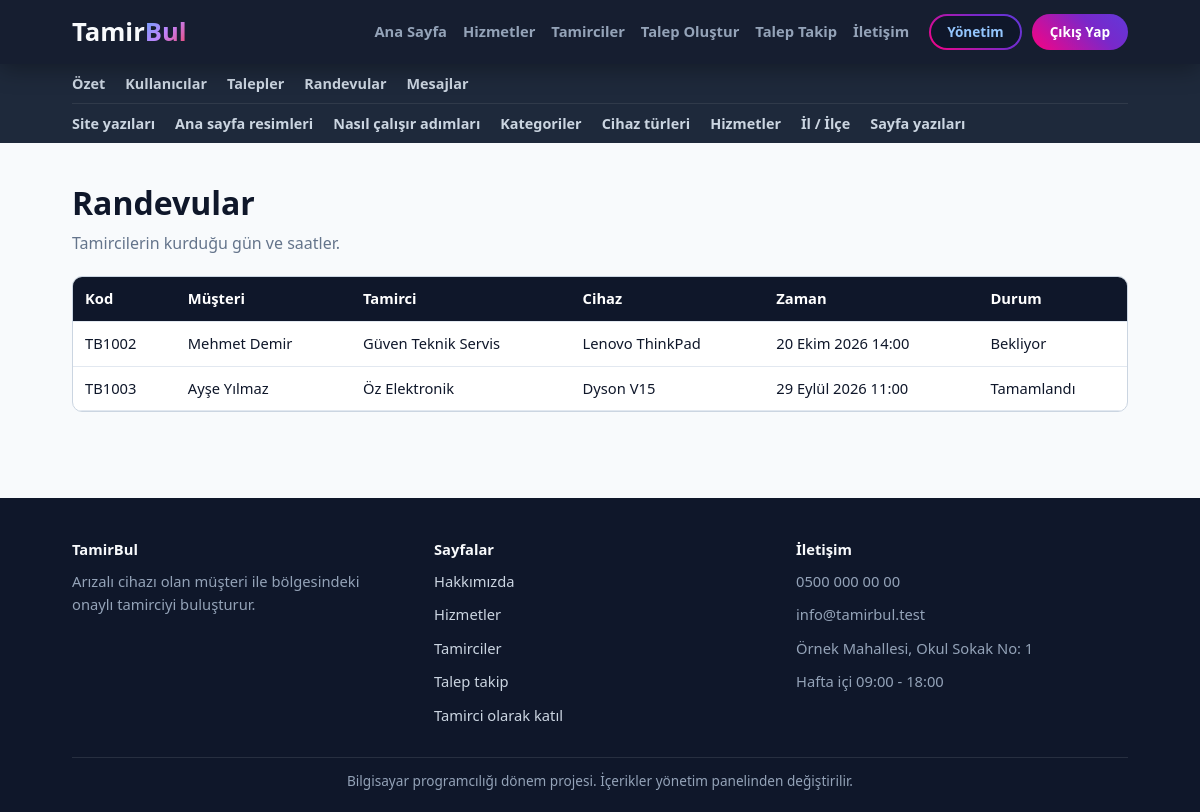
Screenshot of /admin/randevular.php (signed in) with the database file from the repository.
### tables this page shows
CREATE TABLE site_ayarlari (
    id INT AUTO_INCREMENT PRIMARY KEY,  
    anahtar VARCHAR(50) NOT NULL UNIQUE,  
    deger TEXT NOT NULL,  
    etiket VARCHAR(100) NOT NULL DEFAULT ''  
);

CREATE TABLE randevular (
    id INT AUTO_INCREMENT PRIMARY KEY,  
    talep_id INT NOT NULL,  
    tamirci_id INT NOT NULL,  
    randevu_tarihi DATE NOT NULL,  
    randevu_saati VARCHAR(10) NOT NULL,  
    durum VARCHAR(30) NOT NULL,  
    not_metni TEXT NOT NULL  
);

CREATE TABLE talepler (
    id INT AUTO_INCREMENT PRIMARY KEY,  
    musteri_id INT NOT NULL,  
    hizmet_id INT NULL,  
    tamirci_id INT NULL,  
    kategori_id INT NOT NULL,  
    cihaz_turu VARCHAR(80) NOT NULL,  
    marka VARCHAR(50) NOT NULL,  
    model VARCHAR(50) NOT NULL,  
    ariza TEXT NOT NULL,  
    resim VARCHAR(255) NOT NULL DEFAULT '',  
    sehir VARCHAR(50) NOT NULL,  
    ilce VARCHAR(50) NOT NULL,  
    durum VARCHAR(30) NOT NULL,  
    takip_kodu VARCHAR(20) NOT NULL,  
    puan TINYINT NOT NULL DEFAULT 0,  
    olusturma_tarihi DATETIME NOT NULL  
);

CREATE TABLE kullanicilar (
    id INT AUTO_INCREMENT PRIMARY KEY,  
    ad VARCHAR(50) NOT NULL,  
    soyad VARCHAR(50) NOT NULL,  
    eposta VARCHAR(100) NOT NULL UNIQUE,  
    sifre VARCHAR(255) NOT NULL,  
    telefon VARCHAR(20) NOT NULL,  
    rol VARCHAR(20) NOT NULL,  
    isletme_adi VARCHAR(100) NOT NULL DEFAULT '',  
    sehir VARCHAR(50) NOT NULL,  
    ilce VARCHAR(50) NOT NULL DEFAULT '',  
    adres TEXT NOT NULL,  
    hakkinda TEXT NOT NULL,  
    onayli TINYINT NOT NULL DEFAULT 0,  
    kayit_tarihi DATETIME NOT NULL  
);

### ortak/hazirla.php (called while the page is built, shortened)
<?php
if (is_dir("ortak")) {
    $kok = "";
} else {
    $kok = "../";
}
include __DIR__ . "/baglanti.php";
include __DIR__ . "/guvenlik.php";

### ortak/baglanti.php (called while the page is built, shortened)
<?php
$baglanti = mysqli_connect("127.0.0.1", "root", "", "tamirbul");
$veritabani_hazir = ($baglanti != false);
if ($veritabani_hazir) {
    mysqli_set_charset($baglanti, "utf8mb4");
}
function sorgula($sorgu) {
    global $baglanti;
    return mysqli_query($baglanti, $sorgu);
}
function satirlar($sorgu) {
    $liste = array();
    $sonuc = sorgula($sorgu);
    while ($sonuc && $satir = mysqli_fetch_assoc($sonuc)) {
        $liste[] = $satir;
    }
    return $liste;
}
function tek_satir($sorgu) {
    $liste = satirlar($sorgu);
    return $liste[0];
}
function temizle($yazi) {
    global $baglanti;
    return mysqli_real_escape_string($baglanti, $yazi);
}
function ayar_getir($anahtar, $yoksa_bu) {
    $satir = tek_satir("SELECT deger FROM site_ayarlari WHERE anahtar = '" . temizle($anahtar) . "'");
    return $satir["deger"];
}

### ortak/guvenlik.php (called while the page is built, shortened)
<?php
function giris_yapildi_mi() {
    return isset($_SESSION["kullanici_id"]);
}
function temiz_yaz($metin) {
    return htmlspecialchars($metin, ENT_QUOTES, "UTF-8");
}
function tarih_yaz($tarih) {
    $zaman = strtotime($tarih);
    $aylar = array("", "Ocak", "Şubat", "Mart", "Nisan", "Mayıs", "Haziran", "Temmuz", "Ağustos", "Eylül", "Ekim", "Kasım", "Aralık");
    return date("d", $zaman) . " " . $aylar[(int) date("n", $zaman)] . " " . date("Y", $zaman);
}
function randevu_durum_adi($durum) {
    $adlar = array("bekliyor" => "Bekliyor", "tamamlandi" => "Tamamlandı", "iptal" => "İptal");
    if (isset($adlar[$durum])) {
        return $adlar[$durum];
    }
    return $durum;
}

### admin/randevular.php (the view, shortened to what this page needs)
<?php
include "../ortak/hazirla.php";
$randevular = satirlar("SELECT randevular.*, talepler.takip_kodu, talepler.marka, talepler.model, musteriler.ad AS musteri_ad, musteriler.soyad AS musteri_soyad, tamirciler.isletme_adi FROM randevular INNER JOIN talepler ON talepler.id = randevular.talep_id INNER JOIN kullanicilar AS musteriler ON musteriler.id = talepler.musteri_id INNER JOIN kullanicilar AS tamirciler ON tamirciler.id = randevular.tamirci_id ORDER BY randevular.randevu_tarihi DESC");
include "../ortak/baslik.php";
include "menu.php";
?>
<section class="sayfa">
    <div class="kapsayici">
        <h1>Randevular</h1>
        <p class="giris-metni">Tamircilerin kurduğu gün ve saatler.</p>
        <div class="tablo-kutu">
            <table>
                <tr><th>Kod</th><th>Müşteri</th><th>Tamirci</th><th>Cihaz</th><th>Zaman</th><th>Durum</th></tr>
                <?php foreach ($randevular as $randevu) { ?>
                    <tr>
                        <td><?php echo temiz_yaz($randevu["takip_kodu"]); ?></td>
                        <td><?php echo temiz_yaz($randevu["musteri_ad"] . " " . $randevu["musteri_soyad"]); ?></td>
                        <td><?php echo temiz_yaz($randevu["isletme_adi"]); ?></td>
                        <td><?php echo temiz_yaz($randevu["marka"] . " " . $randevu["model"]); ?></td>
                        <td><?php echo tarih_yaz($randevu["randevu_tarihi"]) . " " . temiz_yaz($randevu["randevu_saati"]); ?></td>
                        <td><?php echo randevu_durum_adi($randevu["durum"]); ?></td>
                    </tr>
                <?php } ?>
            </table>
        </div>
    </div>
</section>
<?php
include "../ortak/altlik.php";
?>

### ortak/baslik.php (shortened to what this page needs)
<?php
$site_adi = ayar_getir("site_adi", "TamirBul");
$logo_on = mb_substr($site_adi, 0, 5, "UTF-8");
$logo_arka = mb_substr($site_adi, 5, null, "UTF-8");
$acik_dosya = basename($_SERVER["PHP_SELF"]);
$menu_linkleri = array(
    "index.php" => "Ana Sayfa",
    "hizmetler.php" => "Hizmetler",
    "tamirciler.php" => "Tamirciler",
    "talep-olustur.php" => "Talep Oluştur",
    "talep-takip.php" => "Talep Takip",
    "iletisim.php" => "İletişim"
);
$panel_adresi = "musteri/panel.php";
$panel_yazisi = "Hesabım";
if (isset($_SESSION["rol"]) && $_SESSION["rol"] == "admin") {
    $panel_adresi = "admin/panel.php";
    $panel_yazisi = "Yönetim";
}
?>
<!DOCTYPE html>
<html lang="tr">
<head>
    <link rel="stylesheet" href="<?php echo $kok; ?>css/stil.css">
</head>
<body>
    <header class="navbar">
        <div class="container navbar-container">
            <a class="logo" href="<?php echo $kok; ?>index.php">
                <h1><?php echo temiz_yaz($logo_on); ?><span><?php echo temiz_yaz($logo_arka); ?></span></h1>
            </a>
            <div id="menu" class="menu">
                <nav class="nav-menu">
                    <ul>
                        <?php foreach ($menu_linkleri as $dosya => $yazi) { ?>
                            <li><a href="<?php echo $kok . $dosya; ?>" <?php if ($acik_dosya == $dosya && $kok == "") { echo 'class="active"'; } ?>><?php echo $yazi; ?></a></li>
                        <?php } ?>
                    </ul>
                </nav>
                <?php if (giris_yapildi_mi()) { ?>
                    <div class="user-profile-menu">
                        <a class="btn btn-sm btn-outline" href="<?php echo $kok . $panel_adresi; ?>"><?php echo $panel_yazisi; ?></a>
                        <a class="btn btn-sm btn-secondary" href="<?php echo $kok; ?>cikis.php">Çıkış Yap</a>
                    </div>
                <?php } ?>
            </div>
        </div>
    </header>
    <main>

### ortak/altlik.php (shortened to what this page needs)
<?php
$alt_site_adi = ayar_getir("site_adi", "TamirBul");
$alt_aciklama = ayar_getir("altlik_aciklama", "");
$alt_telefon = ayar_getir("telefon", "");
$alt_eposta = ayar_getir("eposta", "");
$alt_adres = ayar_getir("adres", "");
$alt_saat = ayar_getir("calisma_saatleri", "");
$alt_not = ayar_getir("altlik_not", "");
?>
    </main>
    <footer class="footer">
        <div class="container footer-container">
            <div>
                <strong><?php echo temiz_yaz($alt_site_adi); ?></strong>
                <p><?php echo temiz_yaz($alt_aciklama); ?></p>
            </div>
            <div>
                <strong>Sayfalar</strong>
                <p><a href="<?php echo $kok; ?>hakkimizda.php">Hakkımızda</a></p>
                <p><a href="<?php echo $kok; ?>hizmetler.php">Hizmetler</a></p>
                <p><a href="<?php echo $kok; ?>tamirciler.php">Tamirciler</a></p>
                <p><a href="<?php echo $kok; ?>talep-takip.php">Talep takip</a></p>
                <p><a href="<?php echo $kok; ?>tamirci-kayit.php">Tamirci olarak katıl</a></p>
            </div>
            <div>
                <strong>İletişim</strong>
                <p><?php echo temiz_yaz($alt_telefon); ?></p>
                <p><?php echo temiz_yaz($alt_eposta); ?></p>
                <p><?php echo temiz_yaz($alt_adres); ?></p>
                <p><?php echo temiz_yaz($alt_saat); ?></p>
            </div>
        </div>
        <div class="container alt-not">
            <p><?php echo temiz_yaz($alt_not); ?></p>
        </div>
    </footer>
</body>
</html>

### css/stil.css (style rules this page uses)
:root { --primary: #2563eb; --primary-dark: #1d4ed8; --secondary: #10b981; --background: #f8fafc; --text: #0f172a; --text-light: #64748b; --border: #cbd5e1; --navy: #0f172a; --radius-lg: 16px; --radius-sm: 10px; }
* { margin: 0; padding: 0; box-sizing: border-box; }
body { font-family: "Segoe UI", Tahoma, Arial, sans-serif; background: var(--background); color: var(--text); line-height: 1.6; min-height: 100vh; display: flex; flex-direction: column; }
main { flex: 1; }
h1, h2, h3, h4, h5 { line-height: 1.25; }
a { color: var(--primary); }
p { margin-bottom: 10px; }
.container, .kapsayici { width: 88%; max-width: 1200px; margin: 0 auto; }
.btn { display: inline-flex; justify-content: center; align-items: center; position: relative; overflow: hidden; padding: 11px 26px; border: none; border-radius: 40px; text-decoration: none; font-weight: 700; font-size: 0.95rem; font-family: inherit; cursor: pointer; color: #ffffff; z-index: 1; transition: transform 0.3s, box-shadow 0.3s; white-space: nowrap; }
.btn::before { content: ""; position: absolute; top: -2px; left: -2px; right: -2px; bottom: -2px; background: linear-gradient(45deg, #ff007f, #7928ca, #4f46e5, #3b82f6, #00ff87, #ff007f); background-size: 400%; z-index: -1; animation: renkKaydir 6s linear infinite; }
.btn-outline { color: #93c5fd; }
.btn-outline::after { content: ""; position: absolute; top: 2px; left: 2px; right: 2px; bottom: 2px; background: #0f172a; border-radius: 40px; z-index: -1; }
.btn-sm { padding: 7px 18px; font-size: 0.85rem; }
.navbar { background: rgba(15, 23, 42, 0.97); box-shadow: 0 4px 25px rgba(0, 0, 0, 0.35); position: sticky; top: 0; z-index: 1000; }
.navbar-container { display: flex; align-items: center; gap: 20px; padding: 14px 0; }
.logo { text-decoration: none; flex-shrink: 0; }
.logo h1 { font-size: 1.6rem; font-weight: 900; color: #f8fafc; }
.logo span { background: linear-gradient(135deg, #60a5fa, #c084fc, #f43f5e); -webkit-background-clip: text; background-clip: text; -webkit-text-fill-color: transparent; }
.menu { display: flex; align-items: center; flex: 1; gap: 20px; }
.nav-menu { margin-left: auto; }
.nav-menu ul { display: flex; list-style: none; gap: 16px; }
.nav-menu a { color: #94a3b8; text-decoration: none; font-weight: 600; font-size: 0.92rem; }
.auth-buttons, .user-profile-menu { display: flex; align-items: center; gap: 10px; }
.dashboard-section, .sayfa { padding: 40px 0 60px 0; }
.dashboard-header h2, .sayfa h1 { font-size: 2rem; margin-bottom: 8px; }
.dashboard-header p, .giris-metni { color: var(--text-light); margin-bottom: 20px; }
.tablo-kutu { overflow-x: auto; background: #ffffff; border: 1px solid var(--border); border-radius: var(--radius-sm); margin-bottom: 26px; }
table { width: 100%; border-collapse: collapse; }
th, td { text-align: left; padding: 10px 12px; border-bottom: 1px solid #e2e8f0; vertical-align: top; font-size: 0.92rem; }
th { background: var(--navy); color: #ffffff; }
.footer { background: var(--navy); color: #94a3b8; padding: 40px 0 10px 0; font-size: 0.92rem; }
.footer a { color: #cbd5e1; text-decoration: none; }
.footer strong { color: #f8fafc; display: block; margin-bottom: 8px; }
.footer-container { display: flex; gap: 30px; }
.footer-container > div { flex: 1; }
.alt-not { border-top: 1px solid rgba(255, 255, 255, 0.1); margin-top: 20px; padding-top: 12px; text-align: center; font-size: 0.85rem; }

### rows the page displays
site_ayarlari: deger "Tamir", deger "Bul", deger "TamirBul"
randevular: talepler.takip_kodu "TB1002", kullanicilar.ad+soyad "Mehmet Demir", kullanicilar.isletme_adi "Güven Teknik Servis", talepler.marka+model "Lenovo ThinkPad", randevu_tarihi "20 Ekim 2026", randevu_saati "14:00", durum "Bekliyor"
randevular: talepler.takip_kodu "TB1003", kullanicilar.ad+soyad "Ayşe Yılmaz", kullanicilar.isletme_adi "Öz Elektronik", talepler.marka+model "Dyson V15", randevu_tarihi "29 Eylül 2026", randevu_saati "11:00", durum "Tamamlandı"
site_ayarlari: deger "Arızalı cihazı olan müşteri ile bölgesindeki onaylı tamirciyi buluşturur."
site_ayarlari: deger "0500 000 00 00"
site_ayarlari: deger "info@tamirbul.test"
site_ayarlari: deger "Örnek Mahallesi, Okul Sokak No: 1"
site_ayarlari: deger "Hafta içi 09:00 - 18:00"
site_ayarlari: deger "Bilgisayar programcılığı dönem projesi. İçerikler yönetim panelinden değiştirilir."

### other values shown
$yazi "Ana Sayfa"
$yazi "Hizmetler"
$yazi "Tamirciler"
$yazi "Talep Oluştur"
$yazi "Talep Takip"
$yazi "İletişim"
$panel_yazisi "Yönetim"
